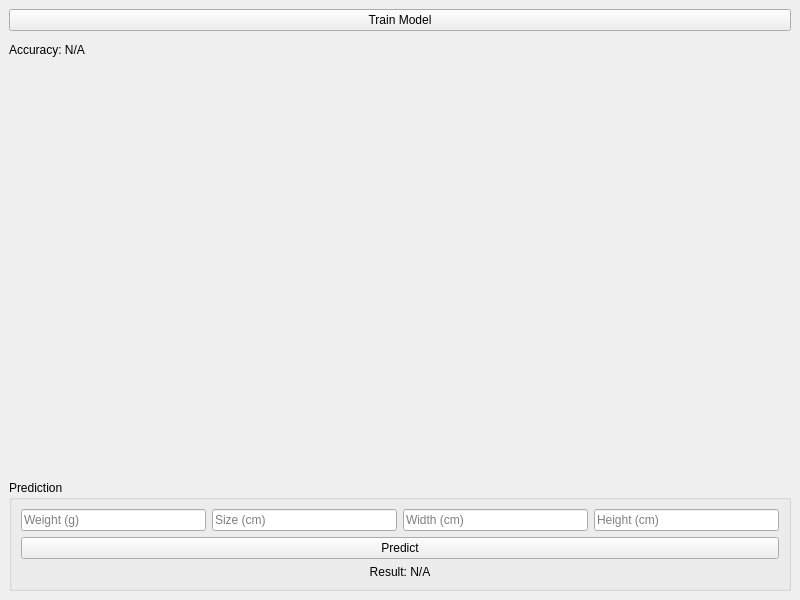
<?xml version="1.0" encoding="UTF-8"?>
<ui version="4.0">
 <class>MainWindow</class>
 <widget class="QMainWindow" name="MainWindow">
  <property name="geometry">
   <rect>
    <x>0</x>
    <y>0</y>
    <width>800</width>
    <height>600</height>
   </rect>
  </property>
  <property name="windowTitle">
   <string>Fruit Classifier</string>
  </property>
  <widget class="QWidget" name="centralWidget">
   <layout class="QVBoxLayout" name="verticalLayout">
    <item>
     <widget class="QPushButton" name="trainButton">
      <property name="text">
       <string>Train Model</string>
      </property>
     </widget>
    </item>
    <item>
     <widget class="QLabel" name="accuracyLabel">
      <property name="text">
       <string>Accuracy: N/A</string>
      </property>
     </widget>
    </item>
    <item>
     <widget class="QWidget" name="accuracyPlotContainer" native="true">
      <property name="minimumSize">
       <size>
        <width>400</width>
        <height>200</height>
       </size>
      </property>
     </widget>
    </item>
    <item>
     <widget class="QWidget" name="lossPlotContainer" native="true">
      <property name="minimumSize">
       <size>
        <width>400</width>
        <height>200</height>
       </size>
      </property>
     </widget>
    </item>
    <item>
     <widget class="QGroupBox" name="groupBox">
      <property name="title">
       <string>Prediction</string>
      </property>
      <layout class="QVBoxLayout" name="verticalLayout_2">
       <item>
        <layout class="QHBoxLayout" name="horizontalLayout">
         <item>
          <widget class="QLineEdit" name="weightInput">
           <property name="placeholderText">
            <string>Weight (g)</string>
           </property>
          </widget>
         </item>
         <item>
          <widget class="QLineEdit" name="sizeInput">
           <property name="placeholderText">
            <string>Size (cm)</string>
           </property>
          </widget>
         </item>
         <item>
          <widget class="QLineEdit" name="widthInput">
           <property name="placeholderText">
            <string>Width (cm)</string>
           </property>
          </widget>
         </item>
         <item>
          <widget class="QLineEdit" name="heightInput">
           <property name="placeholderText">
            <string>Height (cm)</string>
           </property>
          </widget>
         </item>
        </layout>
       </item>
       <item>
        <widget class="QPushButton" name="predictButton">
         <property name="text">
          <string>Predict</string>
         </property>
        </widget>
       </item>
       <item>
        <widget class="QLabel" name="predictionResult">
         <property name="text">
          <string>Result: N/A</string>
         </property>
         <property name="alignment">
          <set>Qt::AlignCenter</set>
         </property>
        </widget>
       </item>
      </layout>
     </widget>
    </item>
   </layout>
  </widget>
 </widget>
 <resources/>
 <connections/>
</ui>
